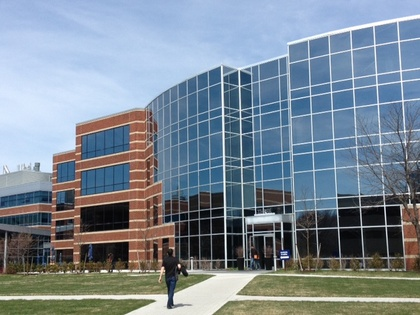
%> input picture project1/part7/building1.JPG, 420 x 315 px, shrunk from 640 x 480 before the run
$ octave part7_2.m   (GNU Octave 9; MATLAB toolbox functions it lacks are replaced by stand-ins)
%> lines starting %> are read from the running program, lines starting %| are printed output that depends on the picture
clc;clear;close all;
% The folder 'vlfeat-0.9.21' should be added to path before running
run('vlfeat-0.9.21/toolbox/vl_setup')
%> (this line was passed over: vl_setup is not available in this run)
tic
img1 = imread('building1.JPG');
%> img1 is the input picture: size 315x420x3 uint8; mean R, G, B 122.8, 135.9, 148.2
img2 = imread('building2.JPG');
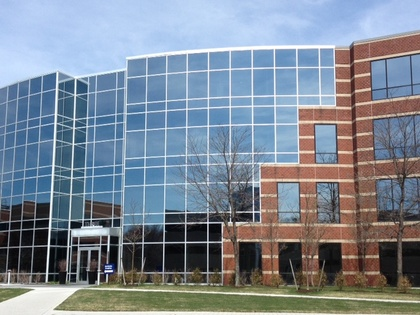
%> input picture project1/part7/building2.JPG, 420 x 315 px, shrunk from 640 x 480 before the run
%> img2 is the input picture: size 315x420x3 uint8; mean R, G, B 124.8, 135.5, 148.2
img3 = imread('building3.JPG');
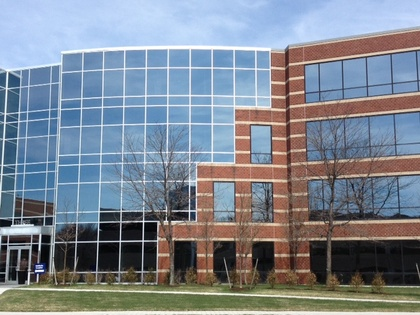
%> input picture project1/part7/building3.JPG, 420 x 315 px, shrunk from 640 x 480 before the run
%> img3 is the input picture: size 315x420x3 uint8; mean R, G, B 125.2, 133.7, 144.9
img4 = imread('building4.JPG');
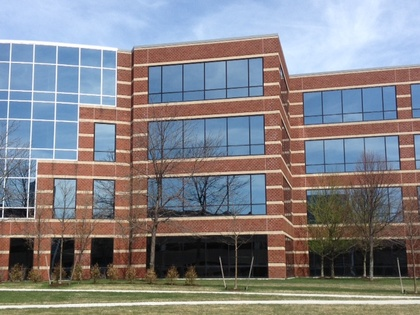
%> input picture project1/part7/building4.JPG, 420 x 315 px, shrunk from 640 x 480 before the run
%> img4 is the input picture: size 315x420x3 uint8; mean R, G, B 131.8, 130.7, 135
img5 = imread('building5.JPG');
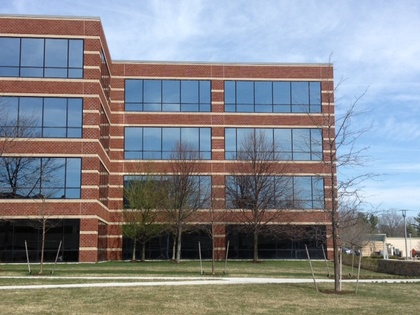
%> input picture project1/part7/building5.JPG, 420 x 315 px, shrunk from 640 x 480 before the run
%> img5 is the input picture: size 315x420x3 uint8; mean R, G, B 132.6, 134.8, 139.5
%> (the run ends here)
